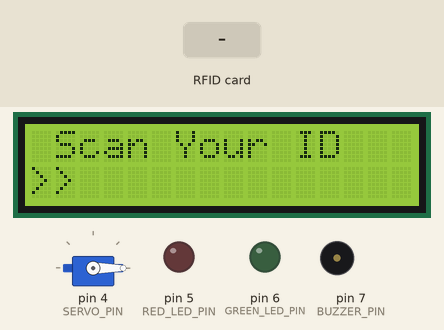
A sketch run on a simulated Arduino Uno, built with avr-gcc and run on an emulated ATmega328P. Shown: 16×2 character LCD, servo, output pins drawn as LEDs (lit = HIGH), buzzer (waves = sounding, pin HIGH). The test bench sets the inputs (shaded band). Pins used as bus, display or sensor lines are not drawn.

Above: at 1.3 s.
1.4 s: RFID card 5E 7A 19 C4 held to the reader
At 1.9 s:
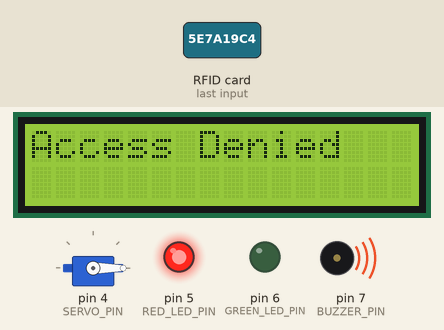
At 4.3 s:
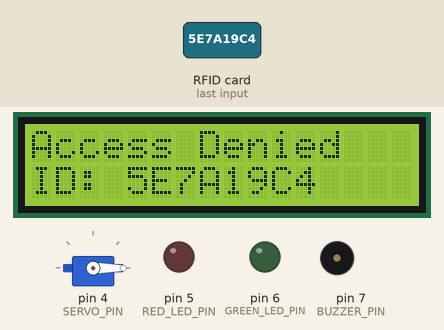
Timing chart, 0 to 5.8 s (numbered marks = the images above; inputs shaded):
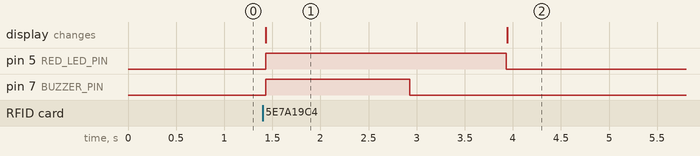

Measured:
- after the input at 1.4 s, pin 5 (RED_LED_PIN): LOW → HIGH at once, → LOW 2.5 s later; pin 7 (BUZZER_PIN): LOW → HIGH at once, → LOW 1.5 s later; the display: changes at once (image 1)
- what the display in image 1 shows lasts 2.5 s, from 1.4 s to 3.9 s

The sketch:

rfid_led_lcd_buzzer.ino
```cpp
#include <SPI.h>//enable communication with RFID reader
#include <MFRC522.h>// RFID SENSOR
#include <LiquidCrystal_I2C.h> //LCD pannel
#include <Servo.h>//Servo motor

#define RST_PIN 9
#define SS_PIN 10
#define SERVO_PIN 4 // Pin for the servo motor
#define RED_LED_PIN 5
#define GREEN_LED_PIN 6
#define BUZZER_PIN 7

// Initialize LCD at I2C address 0x27
LiquidCrystal_I2C lcd(0x27, 16, 2);

// RFID Reader instance
MFRC522 mfrc522(SS_PIN, RST_PIN);

// Servo instance
Servo myServo;

String MasterTag = "271D966"; //  your authorized tag ID
String tagID = "";

void setup() {
  // Initialize components
  lcd.init();
  lcd.backlight();
  SPI.begin();
  mfrc522.PCD_Init();
  myServo.attach(SERVO_PIN);
  myServo.write(0); // Set servo to initial position (0 degrees)

  // Configure LED and buzzer pins as output
  pinMode(RED_LED_PIN, OUTPUT);
  pinMode(GREEN_LED_PIN, OUTPUT);
  pinMode(BUZZER_PIN, OUTPUT);

  // Turn off LEDs and buzzer initially
  digitalWrite(RED_LED_PIN, LOW);
  digitalWrite(GREEN_LED_PIN, LOW);
  digitalWrite(BUZZER_PIN, LOW);

  // Display initial message
  lcd.clear();
  lcd.print(" Scan Your ID ");
  lcd.setCursor(0, 1);
  lcd.print(">>");
}

void loop() {
  // Wait for a new card
  if (getID()) {
    lcd.clear();
    lcd.setCursor(0, 0);

    // Check if the tag matches the MasterTag
    if (tagID == MasterTag) {
      lcd.print("Access Approved");
      accessGranted(); // Handle access approval
    } else {
      lcd.print("Access Denied");
      accessDenied(); // Handle access denial
    }

    lcd.setCursor(0, 1);
    lcd.print("ID: ");
    lcd.print(tagID); // Display the scanned tag's ID

    delay(3000); // Display result for 3 seconds

    // Reset message for next scan
    lcd.clear();
    lcd.print(" Scan Your ID ");
    lcd.setCursor(0, 1);
    lcd.print(">>");
  }
}

// Function to read a new RFID tag
boolean getID() {
  // Check if a new card is present
  if (!mfrc522.PICC_IsNewCardPresent() || !mfrc522.PICC_ReadCardSerial()) {
    return false;
  }

  // Read the tag ID
  tagID = "";
  for (uint8_t i = 0; i < mfrc522.uid.size; i++) {
    tagID += String(mfrc522.uid.uidByte[i], HEX);
  }

  tagID.toUpperCase(); // Convert to uppercase
  mfrc522.PICC_HaltA(); // Halt the card
  return true;
}

// Function to handle access approval
void accessGranted() {
  digitalWrite(GREEN_LED_PIN, HIGH); // Turn on green LED
  digitalWrite(BUZZER_PIN,  HIGH);   // Turn on buzzer
  delay(100);                      // Keep buzzer on for 1 second
  digitalWrite(BUZZER_PIN, LOW);    // Turn off buzzer
  delay(500);
  digitalWrite(BUZZER_PIN, HIGH);
  delay(100);
  digitalWrite(BUZZER_PIN, LOW);
  delay(500);
  digitalWrite(GREEN_LED_PIN, LOW); // Turn off green LED
  rotateServo();                    // Rotate the servo
}

// Function to handle access denial
void accessDenied() {
  digitalWrite(RED_LED_PIN, HIGH);  // Turn on red LED
  digitalWrite(BUZZER_PIN, HIGH);   // Turn on buzzer
  delay(1500);                      // Keep buzzer on for 1 second
  digitalWrite(BUZZER_PIN, LOW);    // Turn off buzzer
  delay(1000);                      // Keep red LED on for an additional second
  digitalWrite(RED_LED_PIN, LOW);   // Turn off red LED
}

// Function to rotate the servo motor
void rotateServo() {
  myServo.write(90); // Rotate servo to 90 degrees
  delay(2000);       // Keep it open for 2 seconds
  myServo.write(0);  // Return servo to initial position
}
```
